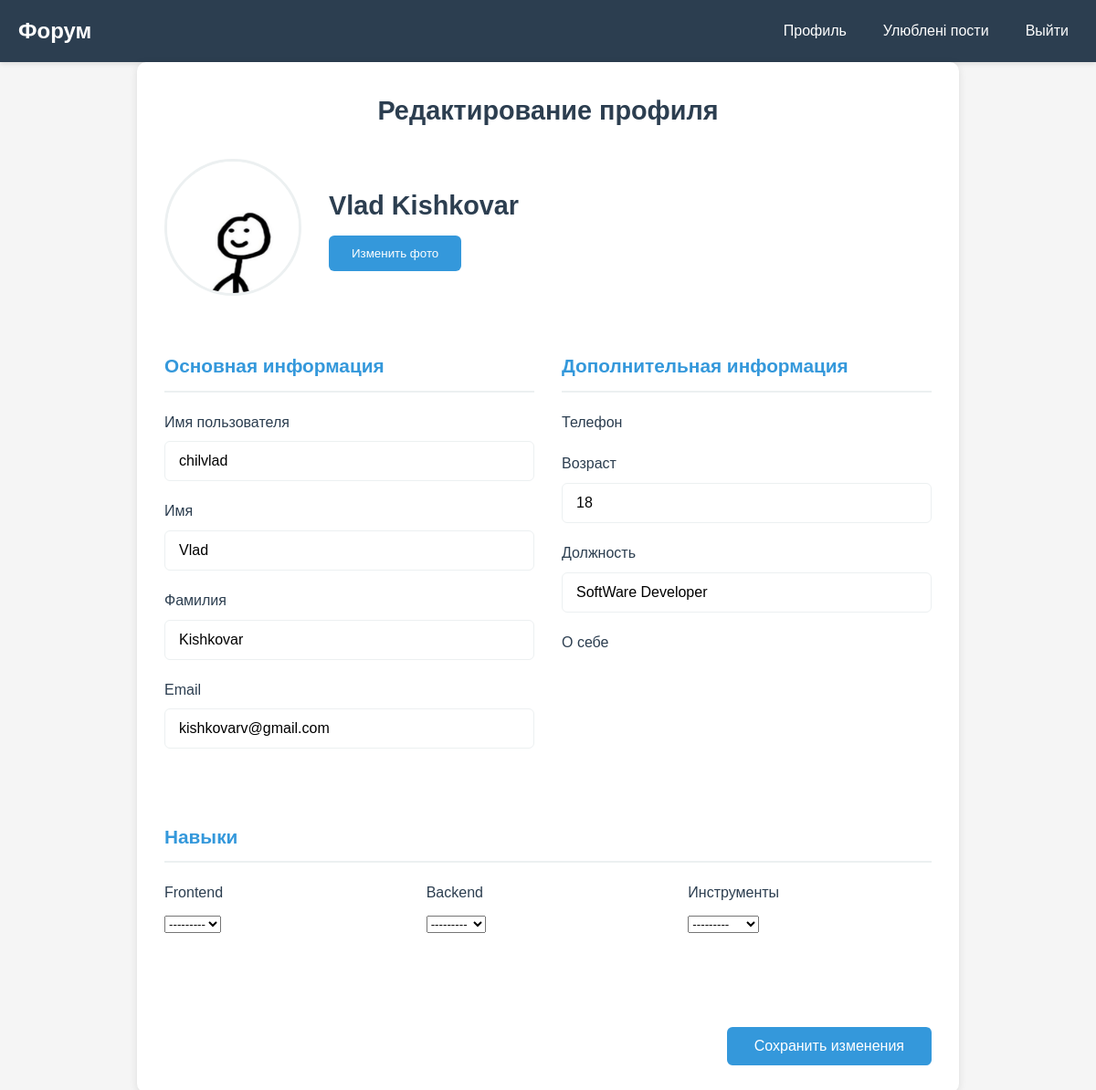
The page /users/edit_profile/ (signed in) on the database as committed earlier.
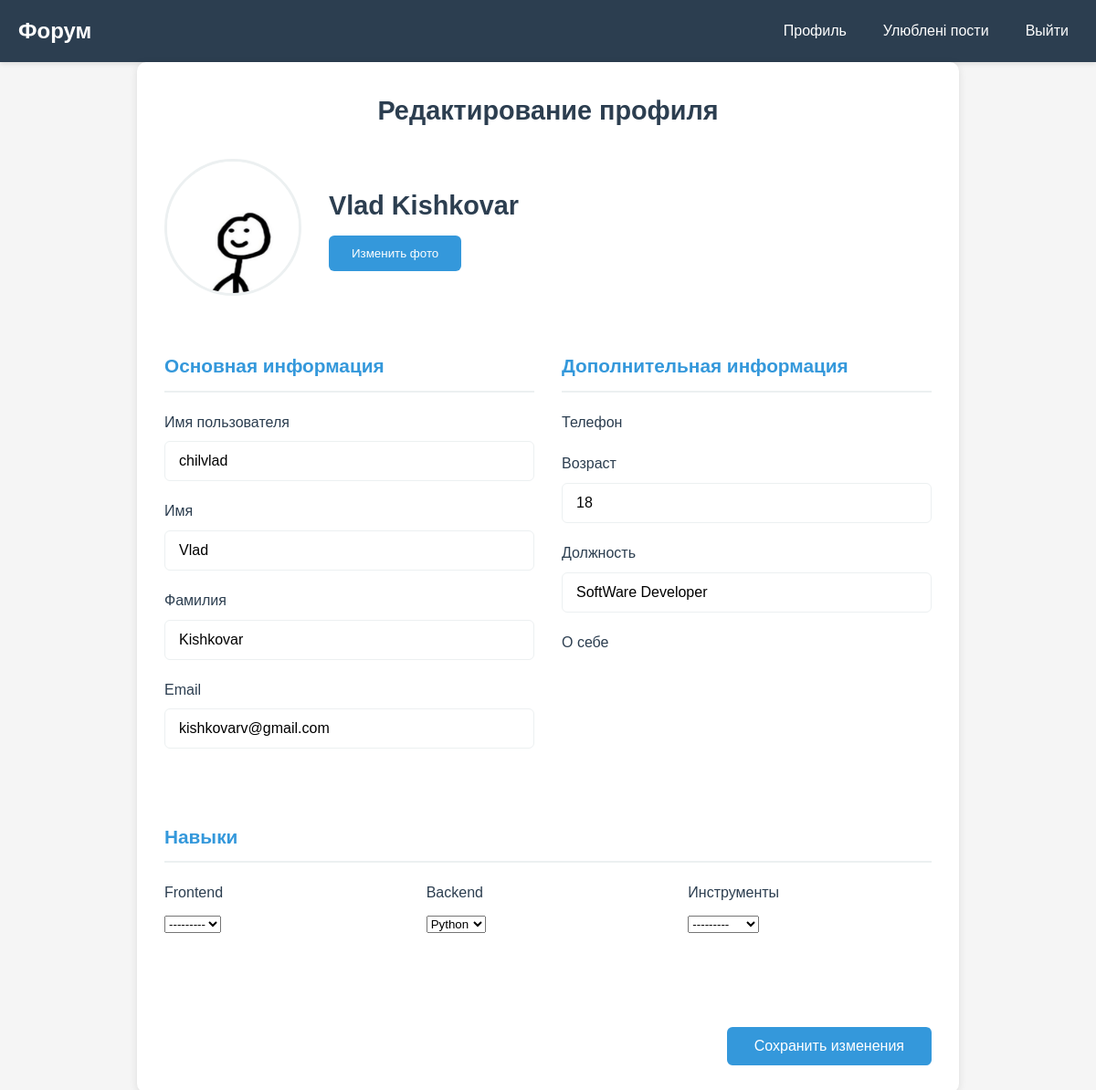
The same page on the database as committed later.
### users/models.py (models this page shows)
class User(AbstractUser):
    frontend_list = (
        ('js', 'Js'),
        ('css', 'CSS'),
        ('html', 'html'),
        ('figma', 'figma')
    )
    backend_list = (
        ('php', 'PHP'),
        ('python', 'Python'),
        ('csharp', 'C#'),
        ('django', 'Django'),
        ('laver', 'Laver'),
        ('Go', 'Go')
    )
    tools_list = (
        ('docker', 'Docker'),
        ('git', 'Git'),
        ('webpack', 'Webpack'),
    )
    image = models.ImageField(upload_to='users_image/')
    description = models.TextField(blank=True, null=True)
    age = models.PositiveSmallIntegerField(default=18)
    phone_number = PhoneNumberField(region="UA", blank=True, null=True)
    date_birth = models.DateField(blank=True, null=True)
    position = models.CharField(max_length=180)
    fronend = MultiSelectField(choices=frontend_list, blank=True, null=True)
    backend = MultiSelectField(choices=backend_list, blank=True, null=True)
    tools = MultiSelectField(choices=tools_list, blank=True, null=True)

### users/views.py (the view)
# urls.py: path('edit_profile/', edit_profile, name='edit_profile')
@login_required
def edit_profile(request):
    if request.method == 'POST':
        form = Edit_Profile(request.POST, request.FILES, instance=request.user)
        if form.is_valid():
            form.save()
            messages.success(request, 'Профиль успешно обновлён')
            return redirect('users:profile')
        else:
            print(form.errors, 'ERROR')
    else:
        form = Edit_Profile(instance=request.user)
    return render(request, 'users/edit_profile.html', {'form': form})

### users/forms.py
class Edit_Profile(UserChangeForm):
    first_name = forms.CharField(widget=forms.TextInput(attrs={
        'class' : 'form-control'
    }))
    last_name = forms.CharField(widget=forms.TextInput(attrs={
        'class' : 'form-control'
    }))
    username = forms.CharField(widget=forms.TextInput(attrs={
        'class' : 'form-control', 'readonly' : True
    }))
    age = forms.IntegerField(widget=forms.NumberInput(attrs={
        'class' : 'form-control'
    }))
    email = forms.EmailField(widget=forms.EmailInput(attrs={
        'class' : 'form-control', 'readonly' : True
    }))
    position = forms.CharField(widget=forms.TextInput(attrs={
        'class' : 'form-control'}), required=False)
    class Meta:
        model = User
        fields = ('first_name', 'last_name', 'email', 'fronend', 'backend', 'tools', 'position', 'username', 'age')

### users/templates/users/edit_profile.html (shortened to what this page needs)
{% extends "base.html" %}
{% load static %}
{% block links %}
    <link rel="stylesheet" href="https://cdnjs.cloudflare.com/ajax/libs/font-awesome/6.0.0-beta3/css/all.min.css">
    <link rel="stylesheet" href="{% static 'users/css/edit_profile.css' %}">
{% endblock links %}
{% block main %}
    <div class="profile-edit-container">
        <div class="profile-edit-header">
            <h1 class="profile-edit-title">Редактирование профиля</h1>
        </div>
        <form method="post" action="{% url 'users:edit_profile' %}" enctype="multipart/form-data" class="profile-edit-form">
            <div class="avatar-upload">
                <div class="avatar-preview">
                    <img src="{% if user.image %}{{ user.image.url }}{% static 'img/base_ava.png' %}{% else %}{% static 'img/base_ava.png' %}{% endif %}" alt="Аватар">
                </div>
                <div class="upload-btn-wrapper">
                    <h1 class="profile-edit-title">{{ user.first_name }} {{ user.last_name }}</h1>
                    <button type="button" class="btn-upload">Изменить фото</button>
                </div>
            </div>
            <div class="form-section">
                <h2 class="section-title">Основная информация</h2>
                <div class="form-group">
                    <label for="{{ form.username.id_for_label }}">Имя пользователя</label>
                    {{ form.username }}
                </div>
                <div class="form-group">
                    <label for="{{ form.first_name.id_for_label }}">Имя</label>
                    {{ form.first_name }}
                </div>
                <div class="form-group">
                    <label for="{{ form.last_name.id_for_label }}">Фамилия</label>
                    {{ form.last_name }}
                </div>
                <div class="form-group">
                    <label for="{{ form.email.id_for_label }}">Email</label>
                    {{ form.email }}
                </div>
            </div>
            <div class="form-section">
                <h2 class="section-title">Дополнительная информация</h2>
                <div class="form-group">
                    <label for="{{ form.phone_number.id_for_label }}">Телефон</label>
                </div>
                <div class="form-group">
                    <label for="{{ form.age.id_for_label }}">Возраст</label>
                    {{ form.age }}
                </div>
                <div class="form-group">
                    <label for="{{ form.position.id_for_label }}">Должность</label>
                    {{ form.position }}
                </div>
                <div class="form-group">
                    <label for="{{ form.description.id_for_label }}">О себе</label>
                </div>
            </div>
            <div class="form-section" style="grid-column: span 2;">
                <h2 class="section-title">Навыки</h2>
                <div style="display: grid; grid-template-columns: repeat(auto-fill, minmax(250px, 1fr)); gap: 20px;">
                    <div class="form-group">
                        <label for="{{ form.fronend.id_for_label }}">Frontend</label>
                        {{ form.fronend }}
                    </div>
                    <div class="form-group">
                        <label for="{{ form.backend.id_for_label }}">Backend</label>
                        {{ form.backend }}
                    </div>
                    <div class="form-group">
                        <label for="{{ form.tools.id_for_label }}">Инструменты</label>
                        {{ form.tools }}
                    </div>
                </div>
            </div>
            <div class="form-footer">
                <button type="submit" class="btn-save">Сохранить изменения</button>
            </div>
        </form>
    </div>
{% endblock main %}

Rows that differ between the two databases and show on the page:
changed User "Vlad": backend "---------" → "Python"
